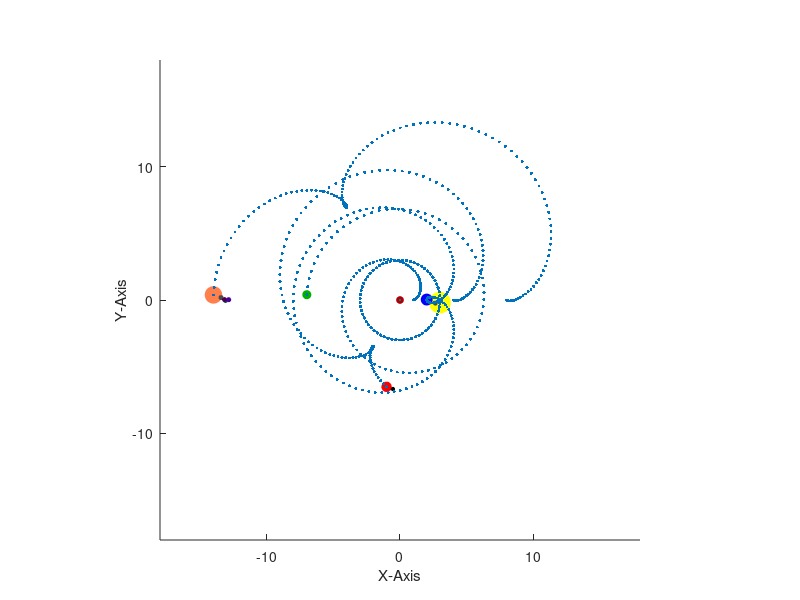

Source code (MATLAB):
%mercurecentric

%------------preparation-----------------------------------------------------------------------------------------
figure('units','norm','position',[.1 .1 .8 .7],'color',[.9 .9 .9],'name', "Mercure-Centric"); %Creating Window
axes('position',[.1 .1 .8 .8],'color',[1 1 1], 'xlim',[-18 18],'ylim',[-18 18]);  %Creating Axis
grid off;                                        %turing on grid in coordinate system
xlabel ("X-Axis");                               %labeling the axis
ylabel ("Y-Axis");                               %labeling the axis
zlabel ("Z-Axis");                               %labeling the axis
axis ('square');                                 %squaring axis
drawnow

%----------------Changeable Variables-----------------------------------------------------------------------------
%-----------------------------------------------------------------------------------------------------------------
n=1;              %Number of Revolutions of earth/number of years shown
i=.05;            %Interval during for-loop
g=0;             %Set to >1 to deactivate lines

%---------------pre-calculations----------------------------------------------------------------------------------
l=n.*2.*pi;     %limit for for-loop

%----------------Preparing the Planets----------------------------------------------------------------------------
%------------w[x] is the angular speed; r[x] is the radius relative to the sun------------------------------------
%----To adapt this system, set ws and rs for the sun to the ones of the desired planet
%------------Drawing Sun------------------------------------------------------------------------------------------
h_Sun=line(0,0,0,'marker','o','markersize',[15],'markerfacecolor','yellow','color','yellow'); %creating the ball
ws=2;               %angular speed
rs=3;               %orbit radius

%------------Drawing Mercure----------------------------------------------------------------------------------------
h_Mercure=line(0,0,0,'marker','o','markersize',[5],'color',[.7 0 0],'markerfacecolor',[.7 0 0]); %creating the ball
wm=2;               %angular speed mercure
rm=3;               %orbit radius mecure

%------------Drawing Venus----------------------------------------------------------------------------------------
h_Venus=line(0,0,0,'marker','o','markersize',[6],'color',[0 .7 0],'markerfacecolor',[0 .7 0]); %creating the ball
wv=1.5;             %angular speed venus
rv=4;               %orbit radius venus

%------------Drawing Earth----------------------------------------------------------------------------------------
h_Earth=line(0,0,0,'marker','o','markersize',[8],'color',[0 0 1],'markerfacecolor',[0 0 1]); %creating the ball
we=1;               %angular speed earth
re=5;               %orbit radius earth

%------------Drawing Moon------------------------------------------------------------------------------------------
h_Moon=line(0,0,0,'marker','o','markersize',[3],'color',[.3 .3 .3],'markerfacecolor',[.3 .3 .3]); %creating the ball
wem=12;             %angular speed Moon
rem=.7;             %orbit radius moon

%------------Drawing Mars------------------------------------------------------------------------------------------
h_Mars=line(0,0,0,'marker','o','markersize',[7],'color',[1 0 0],'markerfacecolor',[1 0 0]); %creating the ball
wma=.8;             %angular speed Mars
rma=7;              %orbit radius Mars

%------------Drawing Marsmoom------------------------------------------------------------------------------------------
h_Marsmoon=line(0,0,0,'marker','o','markersize',[2.5],'color',[0 0 0],'markerfacecolor',[0 0 0]); %creating the ball
wmam=10;             %angular speed Marsmoon
rmam=.5;             %orbit radius Marsmoon

%------------Drawing Jupiter------------------------------------------------------------------------------------------
h_Jupiter=line(0,0,'marker','o','markersize',[12],'color',[1 .5 .3],'markerfacecolor',[1 .5 .3]);
wj=.5;              %angular speed jupiter
rj=11;              %orbit radius jupiter

%------------Drawing MoonJ1------------------------------------------------------------------------------------------
h_MoonJ1=line(0,0,'marker','o','markersize',[3],'color',[.3 .3 .3],'markerfacecolor',[.3 .3 .3]);
wmj1=10;             %angular speed Moon
rmj1=.6;             %orbit radius moon

%------------Drawing MoonJ2------------------------------------------------------------------------------------------
h_MoonJ2=line(0,0,'marker','o','markersize',[3],'color',[0 .3 .3],'markerfacecolor',[0 .3 .3]);
wmj2=13;             %angular speed Moon
rmj2=1;               %orbit radius moon

%------------Drawing MoonJ3------------------------------------------------------------------------------------------
h_MoonJ3=line(0,0,'marker','o','markersize',[3],'color',[.3 0 .3],'markerfacecolor',[.3 0 .3]);
wmj3=12;             %angular speed Moon
rmj3=.9;             %orbit radius moon

%------------Drawing MoonJ4------------------------------------------------------------------------------------------
h_MoonJ4=line(0,0,'marker','o','markersize',[3],'color',[.3 0 .6],'markerfacecolor',[.3 0 .6]);
wmj4=9;               %angular speed Moon
rmj4=1.2;             %orbit radius moon
 
drawnow
%------------Making planets move------------------------------------------------------------------------------------
%-------------------------------------------------------------------------------------------------------------------
for t=0:i:l                                          %setting up loop for one rotation
  
  %----Sun----
  xs=rs*cos(ws*t);                                   %getting x for sun
  ys=rs*sin(ws*t);                                   %getting y for sun
  set(h_Sun,'xdata',xs,'ydata',ys);                  %putting sun there
  
  %----Mercure----
  xm=rm*cos(wm*t);                                   %getting x for mercure
  ym=rm*sin(wm*t);                                   %getting y for mercure
  set(h_Mercure,'xdata',xm-xs,'ydata',ym-ys);              %putting mercure there
  
  %----Venus----
  xv=rv*cos(wv*t);                                   %getting x for venus
  yv=rv*sin(wv*t);                                   %getting y for venus
  set(h_Venus,'xdata',xv-xs,'ydata',yv-ys);                %putting venus there
  
  %----Earth----
  xe=re*cos(we*t);                                   %getting x for earth
  ye=re*sin(we*t);                                   %getting y for earth
  set(h_Earth,'xdata',xe-xs,'ydata',ye-ys);                %putting earth there

  %----Moon----
  xem=rem*cos(wem*t)+xe;                                %getting x for moon
  yem=rem*sin(wem*t)+ye;                                %getting y for moon
  set(h_Moon,'xdata',xem-xs,'ydata',yem-ys);                  %putting moon there
  
  %----Mars----
  xma=rma*cos(wma*t);                                %getting x for mars
  yma=rma*sin(wma*t);                                %getting y for mars
  set(h_Mars,'xdata',xma-xs,'ydata',yma-ys);               %putting mars there
  
  %----Marsmoon----
  xmam=rmam*cos(wmam*t)+xma;                                %getting x for marsmoon
  ymam=rmam*sin(wmam*t)+yma;                                %getting y for marsmoon
  set(h_Marsmoon,'xdata',xmam-xs,'ydata',ymam-ys);                %putting marsmoon there
  
  %----Jupiter----
  xj=rj*cos(wj*t);                                   %getting x for jupiter
  yj=rj*sin(wj*t);                                   %getting y for jupiter
  set(h_Jupiter,'xdata',xj-xs,'ydata',yj-ys);              %putting jupiter there
  
  %----MoonJ1----
  xmj1=rmj1*cos(wmj1*t)+xj;                                %getting x for jupitermoon
  ymj1=rmj1*sin(wmj1*t)+yj;                                %getting y for jupitermoon
  set(h_MoonJ1,'xdata',xmj1-xs,'ydata',ymj1-ys);                 %putting jupitermoon there
  
  %----MoonJ2----
  xmj2=rmj2*cos(wmj2*t)+xj;                                %getting x for jupitermoon
  ymj2=rmj2*sin(wmj2*t)+yj;                                %getting x for jupitermoon
  set(h_MoonJ2,'xdata',xmj2-xs,'ydata',ymj2-ys);                 %putting jupitermoon there
  
  %----MoonJ3----
  xmj3=rmj3*cos(wmj3*t)+xj;                                %getting x for jupitermoon
  ymj3=rmj3*sin(wmj3*t)+yj;                                %getting x for jupitermoon
  set(h_MoonJ3,'xdata',xmj3-xs,'ydata',ymj3-ys);                 %putting jupitermoon there
  
  %----MoonJ4----
  xmj4=rmj4*cos(wmj4*t)+xj;                                %getting x for jupitermoon
  ymj4=rmj4*sin(wmj4*t)+yj;                                %getting x for jupitermoon
  set(h_MoonJ4,'xdata',xmj4-xs,'ydata',ymj4-ys);        %putting jupitermoon there
  
  drawnow;
  
 if (mod(t,0.5.*i)==g)     %Trails of Planets
    
    line(xs,ys,'marker','.','markersize',[7]);   %Sun
    line(xm-xs,ym-ys,'marker','.','markersize',[7]);   %Mercure
    line(xv-xs,yv-ys,'marker','.','markersize',[7]);   %Venus
    line(xe-xs,ye-ys,'marker','.','markersize',[7]);   %Earth
    line(xma-xs,yma-ys,'marker','.','markersize',[7]);   %Mars
    line(xj-xs,yj-ys,'marker','.','markersize',[7]);   %Jupiter
    
  endif
  
endfor
